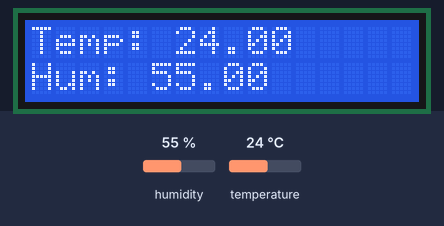
Simulated run of this sketch. Board: Arduino Mega 2560, built with avr-gcc and run on an emulated ATmega2560. On the bench: 16×2 character LCD. Wiring (inferred from the names in the program): DHT22 sensor: data A7. The inputs (shaded band) are chosen by the test bench; at power-on: humidity 55 %, temperature 24 °C. The modem accepts every AT command (registered, SIM ready, sends succeed) and sends nothing else; what the sketch prints to the serial monitor is not drawn.

Above: at 6.7 s.
6.8 s: humidity set to 22 %
At 11.5 s:
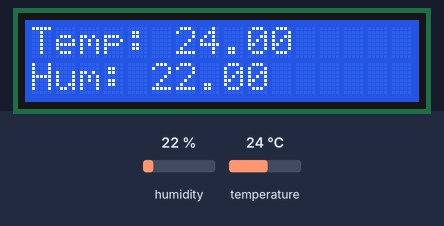
11.9 s: temperature set to 12 °C
At 16.7 s:
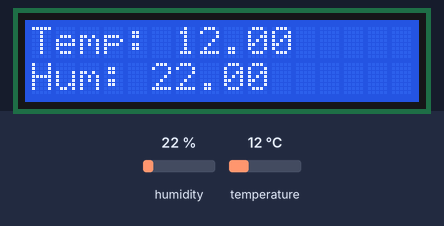
18.7 s: humidity set to 40 %
At 21.9 s:
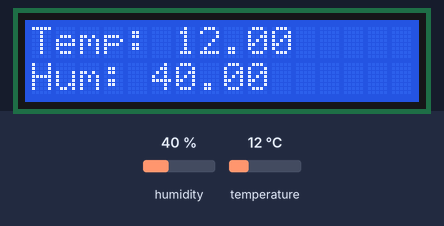
23.5 s: temperature set to 19 °C
At 26.3 s:
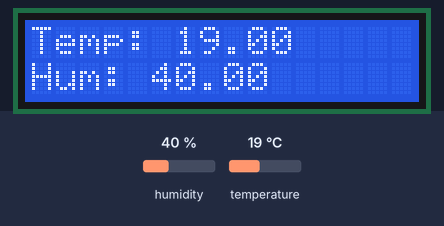
Timing chart, 0 to 27.8 s (numbered marks = the images above; inputs shaded):
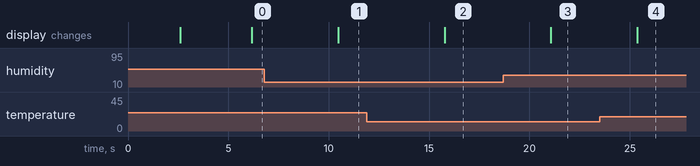

The sketch:

hidro_web.ino
```cpp
#include <DHT.h>
#include <Wire.h>
#include <FaBoLCD_PCF8574.h>

#define wifi Serial3
#define dbg Serial

FaBoLCD_PCF8574 lcd;


float temperatura;
float humedad;


#define DHTPIN A7
#define DHTTYPE DHT22


DHT dht(DHTPIN,DHTTYPE);


#include "define_wifi.h"
#include "web_server.h"
void setup()
{
  wifi.begin(9600);
  dbg.begin(9600);
  lcd.begin(16,2);
  lcd.print("Hidroponico");
  lcd.setCursor(0,0);
  dbg.println("Empezando");
  if (conectar(10000))
  {
    lcd.print("Conectado a " + String (SSID));
  }
  else
  {
    lcd.print("Error conexion");
  }

  delay(1000);
}

#define BUFFER_SIZE 512

#define runEvery(t) for (static uint32_t _lasttime;(uint32_t)((uint32_t)millis()- _lasttime) >=(t); _lasttime+=(t))

void loop()
{

  char buffer[BUFFER_SIZE] = {};
  String auxBuffer;

  runEvery(5000)
  {
    temperatura = dht.readTemperature();
    humedad = dht.readHumidity();
    lcd.clear();
    lcd.setCursor(0,0);
    lcd.print("Temp: "+ String(temperatura));
    lcd.setCursor(0,1);
    lcd.print("Hum: "+ String(humedad));

  }
  int ch_id, packet_len;
  if (wifi.readBytesUntil('\n', buffer, BUFFER_SIZE) > 0)
  {

    temperatura = dht.readTemperature();
    humedad = dht.readHumidity();
    dbg.println("......datos recibidos......");
    dbg.println(buffer);
    if (strncmp(buffer, "+IPD,", 5) == 0) //Peticion de conectividad
    {
      sscanf(buffer+5,"%d,%d",&ch_id,&packet_len);
      auxBuffer = String (buffer);
      if (auxBuffer.indexOf("favicon.ico")==-1)//evitamos cargar cuando el navegador haga la petición del favicon.ico
      {
        auxBuffer = auxBuffer.substring(auxBuffer.indexOf(":GET")+6,auxBuffer.indexOf("HTTP")-1)+"&";
        dbg.println(auxBuffer);
//        parserNivel2(auxBuffer);

        webServer(ch_id);
      }
    }
  }

}
```

define_wifi.h
```cpp
#define SSID "Dlabs"
#define PASSWORD_WIFI "dellmacmolaano"


String ordenesESP[]=
{
"AT+CWMODE=1",                                                       //modo cliente
  "AT+CWJAP=\"" + String(SSID)+ "\",\""+ String(PASSWORD_WIFI)+"\"",
  "AT+CIPSTA=\"192.168.1.45\",\"192.168.1.1\",\"255.255.255.0\"",  // IP static, Gateway, Netmask
  "AT+CIFSR",                                                        // Muestra IP
  "AT+CIPMUX=1",                                                     // Modo Multiconexión
  "AT+CIPSERVER=1,80",                                               // Abre puerto 80
  "AT",                                                              // OK
  "END",                                                             // Cierra envio de ordenes
};


String getLineWifi()
{
  String s="";
  if (wifi.available())
  {
    char c= wifi.read();
    while (c!='\n')
    {
      s+=c;
      delay(25);
      c=wifi.read();
    }
    return s;
  }
}


bool conectar(long timeOut)
{
  Serial.println("WIFI");
  int i=0;
  bool conectado=true;
  while (ordenesESP[i]!="END")
  {
    dbg.println(ordenesESP[i]);
    wifi.println(ordenesESP[i++]);

    long flag=millis();
    while (true )
    {
      String s= getLineWifi();
      if (s!="")dbg.println(s);
      if (s.startsWith("no change")) break;
      if (s.startsWith("OK"))break;
      if (s.startsWith("ready"))break;
      if (s.startsWith("+CIFSR"))break;
      if ((millis() - flag) > timeOut)
      {
        dbg.println("TIMEOUT");
        conectado=false;
        break;
      }
    }
    dbg.println("..........................");
  }
  return conectado;
}
```

web_server.h
```cpp
void http(int ch_id, String output)
{
  wifi.print("AT+CIPSEND=" + String(ch_id) + ",");
  wifi.println(output.length());


  if (wifi.find(">"))
  {

    wifi.println(output);
    delay(10);
    while (wifi.available() > 0)
    {
      if (wifi.find("SEND OK"))break;
    }
  }
  else
  {
    dbg.println("no escrito");
  }
}


void webServer(int ch_id)
{
  dbg.println("entrando en servir");
  http(ch_id, "<!DOCTYPE HTML>");
  http(ch_id, "<html>");
  http(ch_id, "<head><meta charset=\"UTF-8\"></head>");
  http(ch_id, "<title>Página de prueba</title>");
  http(ch_id, "<body><h1>Cultivo Hidropónico</h1>");
  http(ch_id, "<p>Colaboración Dlabs</p>");
  http(ch_id, "<p>Temperatura: " +String(temperatura) + "</p>");
  http(ch_id, "<p>Humedad: "  + String(humedad) + "</p>");
  ////////////////////////////////////////////////////////////
  //CONTROLADOR
///////////////////////////////////////////////////////////////
  http(ch_id, "</body>");
  http(ch_id, "</html>");
  delay(1);
  wifi.println("AT+CIPCLOSE=" + String(ch_id));
}

/*
float parseSetPoint(String auxBuffer)
{
  String aux;
  aux = auxBuffer.substring(auxBuffer.indexOf("fSetPoint"), auxBuffer.indexOf("HTTP"));
  dbg.println("AUX1:" + String(aux));
  aux = aux.substring(aux.indexOf("=") + 1);
  dbg.println("AUX2:" + String(aux));
  return aux.toFloat();
}
*/
```

Measured:
- after the input at 6.8 s, the display: changes after 3.7 s (image 1)
- after the input at 11.9 s, the display: changes after 3.9 s (image 2)
- after the input at 18.7 s, the display: changes after 2.4 s (image 3)
- after the input at 23.5 s, the display: changes after 1.9 s (image 4)
